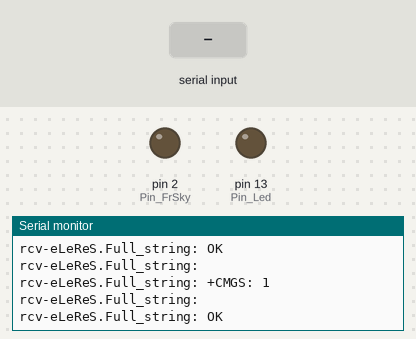
Simulated run of this sketch. Board: Arduino Uno, built with avr-gcc and run on an emulated ATmega328P. On the bench: output pins drawn as LEDs (lit = HIGH), the last lines printed to the serial monitor. The inputs (shaded band) are chosen by the test bench. The modem accepts every AT command (registered, SIM ready, sends succeed) and sends nothing else.

Above: at 1.2 s.
1.3 s: "RSSI\n" received over the second serial link
At 1.59 s:
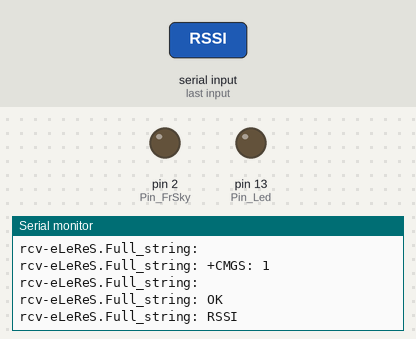
2.8 s: "SSI\n" received over the second serial link
At 3.3 s:
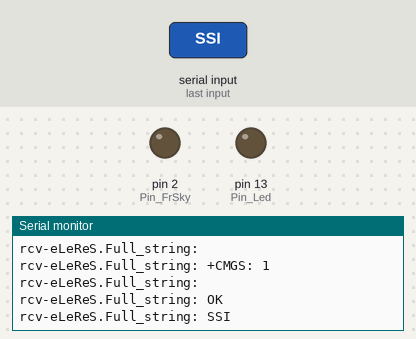
4.3 s: "RCQ\n" received over the second serial link
At 4.8 s:
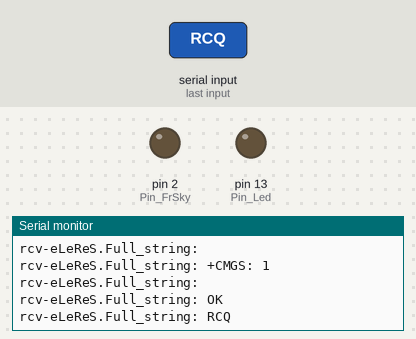

The sketch:

Konwerter_eLeReS_FrSky.ino
```cpp
// (licence header left out)
#include "Arduino.h"
#include "SoftwareSerial.h"
#include "Konwerter.h"

#ifdef DEBUG
char text[50];
#endif
Stream* port;
SoftwareSerial* FrskyData;
SoftwareSerial* eLeReSData;
uint32_t frame1Time;
uint32_t frame2Time;
uint32_t frame3Time;
struct eLeReS_data eLeReS;
String streLeReS;

//zmienne do sprzwdzwnia czy dalej nadawane są te parametry
unsigned int RSSI_OK;
unsigned int RCQ_OK;
unsigned int uRX_OK;
unsigned int tRX_OK;
unsigned int STX_OK;
unsigned int aRX_OK;
unsigned int uTX_OK;
unsigned int tTX_OK;
unsigned int P_OK;
unsigned int TRYB_OK;
unsigned int HD_OK;
unsigned int FIX_OK;
unsigned int SAT_OK;
unsigned int KURS_OK;
unsigned int v_OK;
unsigned int h_OK;
unsigned int Pos_OK;

void setup()
{
  FrskyData = new SoftwareSerial(Pin_FrSky, Pin_FrSky); //port dla danych frsky, na tym pinie nadajemy telemetrie
  port = FrskyData;
  FrskyData->begin(Baud_FrSky); //prędkość portu wysyłania telemetrii
  pinMode(Pin_FrSky, OUTPUT);

  eLeReSData = new SoftwareSerial(Pin_eLeReS, Pin_eLeReS); //port do nasłuchiwania eLeReSa
  port = eLeReSData;
  //58823 baud
  eLeReSData->begin(Baud_eLeReS); //prędkość portu eLeReSa
  pinMode(Pin_eLeReS, INPUT);
#ifdef DEBUG
  Serial.begin(57600); //port sprzętowy do komunikatów debug.
  Serial.println("Konwerter telemetrii eLeReS -> FrSky by Scott (rc-fpv.pl)");
#endif
  pinMode(Pin_Led, OUTPUT);
}


void sendAllData() //tworzenie kompletnej ramki danych do wysłania
{
  uint32_t currentTime = millis();
//  if (currentTime > frame3Time) // Sent every 5s (5000ms)
//  {
//    frame3Time = currentTime + 5000;
//    frame2Time = currentTime + 800; // Postpone frame 2 to next cycle
//    frame1Time = currentTime + 200; // Postpone frame 1 to next cycle
//
//    //sendUserData (FRSKY_TEMP1, eLeReS.tRX);
//    //sendUserData (FRSKY_TEMP2, eLeReS.tTX); //nie wysyłam temperatury nadajnika - nie jest to telemetria z modelu
//  }
//  else
  if (currentTime > frame2Time) // Sent every 800ms
  {
    frame2Time = currentTime + 800;
    frame1Time = currentTime + 200; // Postpone frame 1 to next cycle

    sendUserData (FRSKY_TEMP1, eLeReS.tRX);
    sendUserData (FRSKY_GPS_ALT_B, eLeReS.h);
    sendUserData (FRSKY_GPS_SPEED_B, eLeReS.v);
    sendUserData (FRSKY_GPS_COURSE_B, eLeReS.KURS);
    sendUserData (FRSKY_GPS_LONG_B, eLeReS.LonB);
    sendUserData (FRSKY_GPS_LONG_A, eLeReS.LonA);
    sendUserData (FRSKY_GPS_LAT_B, eLeReS.LatB);
    sendUserData (FRSKY_GPS_LAT_A, eLeReS.LatA);
    sendUserData (FRSKY_GPS_HDop, eLeReS.HD);
    sendUserData (FRSKY_ALT_B, eLeReS.b_h_B);
    sendUserData (FRSKY_ALT_A, eLeReS.b_h_A);
    //sendUserData (FRSKY_RPM, 60);
    sendUserData (FRSKY_FUEL, eLeReS.FUEL);


  }
  else if (currentTime > frame1Time) // Sent every 200ms. Według er9x-frsky.cpp:// A1/A2/RSSI values // From a scope, this seems to be sent every about every 35mS
  {
    frame1Time = currentTime + 200;

    sendLinkData(eLeReS.uRX, eLeReS.aRX, eLeReS.RSSI, eLeReS.RCQ);
    Parametry_OK(10); //zanik parametru telemetrii wykrywam po 10x200ms = 2s
  }
}

int ObliczFuel() //konwersja napięcia pakietu na wskaźnik fuel
{
  float fuel;
  float BAT_MIN = 85;
  float BAT_MAX = 126;

  fuel = eLeReS.uRX - BAT_MIN;
  fuel = fuel * (100 / (BAT_MAX - BAT_MIN));
  if (fuel < 0) fuel = 0;
  return fuel;
}

void sendUserData(uint8_t id, int16_t val) //wysłanie pojedyńczego pakietu USERDATA
{
  if (FrskyData != NULL)
  {

    FrskyData->write (0x7E);
    FrskyData->write (0xFD);
    FrskyData->write (0x04);
    FrskyData->write (0x5E);
    FrskyData->write (id);
    SendDValue(val);
    FrskyData->write (0x5E);   // End of frame
    FrskyData->write ((uint8_t)0x00);
    FrskyData->write ((uint8_t)0x00);
    FrskyData->write (0x7E);   // End of frame

    if (FrskyData != NULL) FrskyData->flush();
    //sprintf(text, "Wyslana ramka frsky UserData:%d, %d",id,val );
    //Serial.println(text);
  }
}

void sendLinkData(uint8_t A1, uint8_t A2, uint8_t Rssi, uint8_t Rcq) //wysłanie pakietu LINKDATA (A1,A2,RSSI,RCQ)
{
  if (FrskyData != NULL)
  {
    FrskyData->write (0x7E);
    FrskyData->write (0xFE);
    SendLValue(A1);
    SendLValue(A2);
    SendLValue(Rssi);
    SendLValue(Rcq);
    FrskyData->write ((uint8_t)0x00);
    FrskyData->write ((uint8_t)0x00);
    FrskyData->write ((uint8_t)0x00);
    FrskyData->write ((uint8_t)0x00);
    FrskyData->write (0x7E);   // End of frame

    if (FrskyData != NULL) FrskyData->flush();
    //sprintf(text, "Wyslana ramka frsky LinkData RSSI:%d",Rssi );
    //Serial.println(text);
  }
}

void SendLValue(uint8_t val)
{
    if (val == 0x7E) {
      FrskyData->write (0x7D);
      FrskyData->write (0x5E);
    }
    else if (val == 0x7D) {
      FrskyData->write (0x7D);
      FrskyData->write (0x5D);
    }
    else
      FrskyData->write (val);
}

void SendDValue(int16_t val)
{
  int8_t d[2];
  int i;

  d[0] =  val & 0x00ff;
  d[1] = (val & 0xff00) >> 8;

  for (i = 0; i < 2; i++) {
    if (d[i] == 0x5E) {
      FrskyData->write (0x5D);
      FrskyData->write (0x3E);
    }
    else if (d[i] == 0x5D) {
      FrskyData->write (0x5D);
      FrskyData->write (0x3D);
    }
    else if (d[i] == 0x7E) {
      FrskyData->write (0x7D);
      FrskyData->write (0x5E);
    }
    else if (d[i] == 0x7D) {
      FrskyData->write (0x7D);
      FrskyData->write (0x5D);
    }
    else
      FrskyData->write (d[i]);
  }
}

void readLRS() //czytanie eLeReSa obliczenia i pakowanie do tablicy
{
  String str;
  String tmp;
  String wynik;
  String nazwa;
  String wartosc;
  float lat;
  float lon;

  if (eLeReSData->available() > 0) {
  delay (10);
    if (streLeReS != "")
      str = streLeReS;
    else
      str = eLeReSData->readStringUntil('\n');

#ifdef DEBUG
    Serial.print ("rcv-eLeReS.Full_string: ");
    Serial.println(str);
#endif
    str.replace(", ", ",");
    str.replace("\r", "");
    //blink1();
    for (uint8_t x = 0; x < 10; x++)
    {
      String xval = getValue(str, ' ', x); //wydzielenie pary parametr=wartosc
      if (xval != NULL)
      {
        nazwa = getValue(xval, '=', 0);
        wartosc = getValue(xval, '=', 1);

        if ((nazwa == "RSSI" or nazwa == "SSI") and wartosc.length() == 3) {
          eLeReS.RSSI = wartosc.toInt();
          RSSI_OK = 0; //zerowanie licznika poprawności RSSI
#ifdef DEBUG
          sprintf(text, "rcv-eLeReS.RSSI:%d ", eLeReS.RSSI);
          Serial.print(text);
#endif
        } else if (nazwa == "RCQ" and wartosc.length() == 3) {
          eLeReS.RCQ = wartosc.toInt() *2;
          RCQ_OK = 0;
#ifdef DEBUG
          sprintf(text, "rcv-eLeReS.RCQ:%d ", eLeReS.RCQ);
          Serial.print(text);
#endif
        } else if (nazwa == "U" and wartosc.length() == 5) {
          eLeReS.uRX = atof (wartosc.c_str()) * 10;
          uRX_OK = 0;
#ifdef DEBUG
          sprintf(text, "rcv-eLeReS.uRX:%d ", eLeReS.uRX);
          Serial.print(text);
#endif
        } else if (nazwa == "T" and (wartosc.length() == 4 or wartosc.length() == 5)) {
          eLeReS.tRX = wartosc.toInt();
          tRX_OK = 0;
#ifdef DEBUG
          sprintf(text, "rcv-eLeReS.tRX:%d ", eLeReS.tRX);
          Serial.print(text);
#endif
        } else if (nazwa == "I" and wartosc.length() == 5) {
          eLeReS.aRX = atof (wartosc.c_str()) * 10;
          aRX_OK = 0;
#ifdef DEBUG
          sprintf(text, "rcv-eLeReS.aRX:%d ", eLeReS.aRX);
          Serial.print(text);
#endif
        } else if (nazwa == "UTX" and wartosc.length() == 5) {
          eLeReS.uTX = atof (wartosc.c_str()) * 10;
          uTX_OK = 0;
#ifdef DEBUG
          sprintf(text, "rcv-eLeReS.uTX:%d ", eLeReS.uTX);
          Serial.print(text);
#endif
        } else if (nazwa == "STX" and wartosc.length() == 3) {
          eLeReS.STX = wartosc.toInt();
          STX_OK = 0;
#ifdef DEBUG
          sprintf(text, "rcv-eLeReS.STX:%d ", eLeReS.STX);
          Serial.print(text);
#endif
        } else if (nazwa == "TTX" and (wartosc.length() == 4 or wartosc.length() == 5)) {
          eLeReS.tTX = wartosc.toInt();
          tTX_OK = 0;
#ifdef DEBUG
          sprintf(text, "rcv-eLeReS.tTX:%d ", eLeReS.tTX);
          Serial.print(text);
#endif
        } else if (nazwa == "P" and wartosc.length() == 5) {
          eLeReS.P = (atof (wartosc.c_str()) + 50000) / 100;
          P_OK = 0;
#ifdef DEBUG
          Serial.print("rcv-eLeReS.P:");
          Serial.print(eLeReS.P);
          Serial.print(" ");
#endif
        } else if (nazwa == "F" and wartosc.length() == 2) {
          eLeReS.TRYB = wartosc.toInt();
          TRYB_OK = 0;
#ifdef DEBUG
          sprintf(text, "rcv-eLeReS.TRYB:%d ", eLeReS.TRYB);
          Serial.print(text);
#endif
        } else if (nazwa == "HD" and wartosc.length() == 4) {
          eLeReS.HD = atof (wartosc.c_str()) * 10; //?
          HD_OK = 0;
#ifdef DEBUG
          sprintf(text, "rcv-eLeReS.HD:%d ", eLeReS.HD);
          Serial.print(text);
#endif
        } else if (nazwa == "f" and wartosc.length() == 1) {
          eLeReS.FIX = wartosc.toInt();
          FIX_OK = 0;
#ifdef DEBUG
          sprintf(text, "rcv-eLeReS.FIX:%d ", eLeReS.FIX);
          Serial.print(text);
#endif
        } else if (nazwa == "s" and wartosc.length() == 2) {
          eLeReS.SAT = wartosc.toInt();
          SAT_OK = 0;
#ifdef DEBUG
          sprintf(text, "rcv-eLeReS.SAT:%d ", eLeReS.SAT);
          Serial.print(text);
#endif
        } else if (nazwa == "c" and wartosc.length() == 3) {
          eLeReS.KURS = wartosc.toInt();
          KURS_OK = 0;
#ifdef DEBUG
          sprintf(text, "rcv-eLeReS.c:%d ", eLeReS.KURS);
          Serial.print(text);
#endif
        } else if (nazwa == "v" and wartosc.length() == 3) {
          eLeReS.v = wartosc.toInt();
          v_OK = 0;
#ifdef DEBUG
          sprintf(text, "rcv-eLeReS.v:%d ", eLeReS.v);
          Serial.print(text);
#endif
        } else if (nazwa == "h" and wartosc.length() == 4) {
          eLeReS.h = wartosc.toInt();
          h_OK = 0;
#ifdef DEBUG
          sprintf(text, "rcv-eLeReS.h:%d ", eLeReS.h);
          Serial.print(text);
#endif
        } else if ((nazwa == "Pos" or nazwa == "os") and wartosc.length() == 22) {
          //pobranie lattitude
          tmp = getValue(wartosc, ',', 0);
          lat = atof (tmp.c_str());
          eLeReS.LatB = (uint16_t)lat;
          lat = (lat - (float)eLeReS.LatB) * 60.0;
          eLeReS.LatB = eLeReS.LatB * 100 + (uint16_t)lat;
          eLeReS.LatA = (uint16_t)round((lat - (uint16_t)lat) * 10000.0);
          //pobranie longtitude
          tmp = getValue(wartosc, ',', 1);
          lon = atof (tmp.c_str());
          eLeReS.LonB = (uint16_t)lon;
          lon = (lon - (float)eLeReS.LonB) * 60.0;
          eLeReS.LonB = eLeReS.LonB * 100 + (uint16_t)lon;
          eLeReS.LonA = (uint16_t)round((lon - (uint16_t)lon) * 10000.0);
          Pos_OK = 0;
#ifdef DEBUG
          sprintf(text, "rcv-eLeReS.LatB:%d ", eLeReS.LatB);
          Serial.print(text);
          sprintf(text, "rcv-eLeReS.LatA:%d ", eLeReS.LatA);
          Serial.print(text);
          sprintf(text, "rcv-eLeReS.LonB:%d ", eLeReS.LonB);
          Serial.print(text);
          sprintf(text, "rcv-eLeReS.LonA:%d ", eLeReS.LonA);
          Serial.print(text);
#endif
        }
      }
    }
    eLeReS.FUEL = ObliczFuel();
    float sealevelPressure = 101325;
    if (eLeReS.P == 0)
    {
      eLeReS.b_h_B=0;
      eLeReS.b_h_A=0;
    }
    else
    {
      float alt = 44330 * (1.0 - pow((eLeReS.P * 100) / sealevelPressure, 0.1903));
      eLeReS.b_h_B = (uint16_t)alt;
      eLeReS.b_h_A = abs((int16_t)round((alt - eLeReS.b_h_B) * 100.0));
    }

#ifdef DEBUG
    Serial.println();
#endif
    if (eLeReSData != NULL) eLeReSData->flush();
  }
}

void Parametry_OK(int okres)
{
  RSSI_OK++;  //co cykl zwiększam o jeden wartość parametru
  RCQ_OK++;
  uRX_OK++;
  tRX_OK++;
  STX_OK++;
  aRX_OK++;
  uTX_OK++;
  tTX_OK++;
  P_OK++;
  TRYB_OK++;
  HD_OK++;
  FIX_OK++;
  SAT_OK++;
  KURS_OK++;
  v_OK++;
  h_OK++;
  Pos_OK++;

  if (RSSI_OK > okres)  eLeReS.RSSI = 0; //jeśli parametr osiągnie pewną wartość - oznacza to , że przez dłuższy okres nie był odświeżony - znaczy nie jest nadawany w telemetrii. Zeruję go.
  if (RCQ_OK > okres) eLeReS.RCQ = 0;
  if (uRX_OK > okres)   eLeReS.uRX = 0;
  if (tRX_OK > okres)   eLeReS.tRX = 0;
  if (STX_OK > okres)   eLeReS.STX = 0;
  if (aRX_OK > okres)   eLeReS.aRX = 0;
  if (uTX_OK > okres)   {
    eLeReS.uTX = 0;
    eLeReS.FUEL = 0;
  }
  if (tTX_OK > okres)   eLeReS.tTX = 0;
  if (P_OK > okres)   eLeReS.P = 0;
  if (TRYB_OK > okres)   eLeReS.TRYB = 0;
  if (HD_OK > okres)   eLeReS.HD = 0;
  if (FIX_OK > okres)   eLeReS.FIX = 0;
  if (SAT_OK > okres)   eLeReS.SAT = 0;
  if (KURS_OK > okres)   eLeReS.KURS = 0;
  if (v_OK > okres)   eLeReS.v = 0;
  if (h_OK > okres)   eLeReS.h = 0;
  //if (Pos_OK > okres)  {eLeReS.LonA = 0; eLeReS.LonB = 0; eLeReS.LatA = 0; eLeReS.LatB = 0;}

  //sprintf(text, "h_OK:%d eLeReS.h:%d",h_OK,eLeReS.h );
  //Serial.println(text);
}

void testeLeReS()
{
  if (Serial.available() > 0) {

    String str = Serial.readStringUntil('\n');
    String nazwa = getValue(str, ':', 0);
    String wartosc = getValue(str, ':', 1);
    if (nazwa == "TEST") streLeReS = wartosc;
    if (wartosc == "STOP") streLeReS = "";
  }
}

void loop()
{
#ifdef DEBUG
  testeLeReS();
#endif
  readLRS();
  //delay(50);
  sendAllData();
}
```

Konwerter.h
```cpp
// (licence header left out)
// --- konfiguracja
#define DEBUG
#define Baud_eLeReS 57600 //58823 realna predkosc eLeReSa?
#define Baud_FrSky 9600
#define Pin_eLeReS 3
#define Pin_FrSky 2
#define Pin_Led 13
// --- koniec konfiguracji

#define FRSKY_GPS_ALT_B     0x01
#define FRSKY_GPS_ALT_A     0x09
#define FRSKY_TEMP1         0x02
#define FRSKY_RPM           0x03
#define FRSKY_FUEL          0x04
#define FRSKY_TEMP2         0x05
#define FRSKY_ALT_B         0x10
#define FRSKY_ALT_A         0x21

#define FRSKY_GPS_SPEED_B   0x11
#define FRSKY_GPS_SPEED_A   0x19

#define FRSKY_GPS_LONG_B    0x12
#define FRSKY_GPS_LONG_A    0x1A
#define FRSKY_GPS_LONG_EW   0x22

#define FRSKY_GPS_LAT_B     0x13
#define FRSKY_GPS_LAT_A     0x1B
#define FRSKY_GPS_LAT_NS    0x23

#define FRSKY_GPS_COURSE_B  0x14
#define FRSKY_GPS_COURSE_A  0x1C

#define FRSKY_GPS_HDop      0x0D

void blink1();
String getValue(String data, char separator, int index);
int ObliczFuel();
void Czysc_eLeReS();

struct eLeReS_data
{
  int RSSI;
  int RCQ;
  int uRX;
  int aRX;
  int tRX;
  float P;
  int TRYB;
  int uTX;
  int STX;
  int tTX;
  int HD;
  int FIX;
  int SAT;
  int KURS;
  int v;
  int h;
  int b_h_B;
  int b_h_A;
  int16_t LatB;
  uint16_t LatA;
  int16_t LonB;
  uint16_t LonA;
  int FUEL;
};

// --- eLeReS
//CH to wartosci 8 kanalow RC z nadajnika w HEX 00-FF, 80 srodek.
//P to ciśnienie z baro. W 0.01mbar + 50000. Czyli 48933 = 989.33mbar
//Deb to wartosci zmiennych debug z MuliWii.
//Pos to pozycja GPS
//f to FIX GPS 0=brak, 1=2D fix, 2=3D fix
//s to ilosc satelit
//c to kurs w stopniach
//v to predkosc w km/h
//h to wysokosc w metrach
//UTX to napiecie baterii nadajnika RC

//F to tryb lotu MuliWii.
//MANUAL = 0x0A
//STAB = 0x01
//LEVEL = 0x02
//ALTHOLD = 0x03
//RTH = 0x06
//POSHOLD = 0x05
//RTH_DSC = 0x08
//FAILSAFE = 0x07
//
//Do tego dodanie 0x10 oznacza ARMED, a 0x20 zapisanie HOME.
//
//A tak wogóle to tryby jakie potrafi wyświetlić eLDisp:
//1 - ACRO
//2- LEVEL
//3- BARO
//4- HesdFree
//5- PosHild
//6- RTH
//7- FailSafe
//8- RTH_DSC (TH)
//9- wolne
//A- Manual
//B- GPS
//C- ATTI
//D- Course Lock
//E- POI Lock
//F- Home Lock
//z TrackMyRc
//F=XY gdzie X=0 rozbrojony, X=1 uzbrojony.
//A wszelkie możliwe kombinacje Y to:
//0 - brak przekazywania trybu
//1 - Acro
//2 - Level
//3 - Baro (AltHold)
//4 - HeadFree (Mag Mode)
//5 - Pos Hold
//6 - RTH
//7 - FailSafe
//8 - CD (dla AP eLeReS)
//9 - nieuzywany
//A - MANUAL (DJI) lub Passthru (AP eLeReS)
//B - GPS (DJI)
//C - ATTI (DJI)
//D - Course Lock (DJI)
//E - Poi Lock (DJI)
//F - Home Lock (DJI)
```

Proc.cpp
```cpp
// (licence header left out)
#include "Arduino.h"
#include "Konwerter.h"

void blink1() {
  digitalWrite(Pin_Led, HIGH);   // turn the LED on (HIGH is the voltage level)
  delay(10);              // wait
  digitalWrite(Pin_Led, LOW);    // turn the LED off by making the voltage LOW
}

String getValue(String data, char separator, int index)
{
  int found = 0;
  int strIndex[] = {0, -1  };
  int maxIndex = data.length() - 1;
  for (int i = 0; i <= maxIndex && found <= index; i++) {
    if (data.charAt(i) == separator || i == maxIndex) {
      found++;
      strIndex[0] = strIndex[1] + 1;
      strIndex[1] = (i == maxIndex) ? i + 1 : i;
    }
  }
  return found > index ? data.substring(strIndex[0], strIndex[1]) : "";
}
```

Measured:
- after the input at 1.3 s, the serial monitor: prints a new line at once (image 1)
- after the input at 2.8 s, the serial monitor: prints a new line at once (image 2)
- after the input at 4.3 s, the serial monitor: prints a new line at once (image 3)
